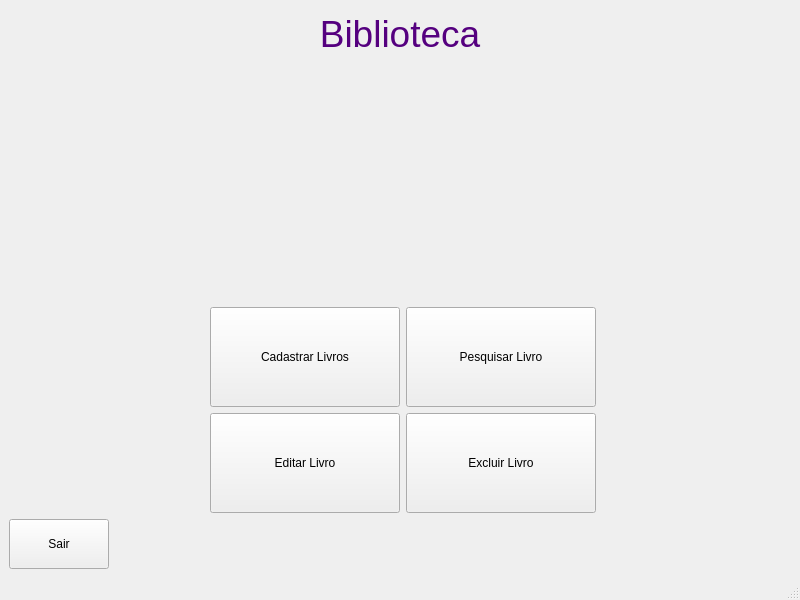
<?xml version="1.0" encoding="UTF-8"?>
<ui version="4.0">
 <class>MainWindow</class>
 <widget class="QMainWindow" name="MainWindow">
  <property name="geometry">
   <rect>
    <x>0</x>
    <y>0</y>
    <width>800</width>
    <height>600</height>
   </rect>
  </property>
  <property name="windowTitle">
   <string>MainWindow</string>
  </property>
  <widget class="QWidget" name="centralwidget">
   <layout class="QVBoxLayout" name="verticalLayout">
    <item>
     <widget class="QTextBrowser" name="textBrowser">
      <property name="styleSheet">
       <string notr="true">background: transparent;
border: none;</string>
      </property>
      <property name="html">
       <string>&lt;!DOCTYPE HTML PUBLIC &quot;-//W3C//DTD HTML 4.0//EN&quot; &quot;http://www.w3.org/TR/REC-html40/strict.dtd&quot;&gt;
&lt;html&gt;&lt;head&gt;&lt;meta name=&quot;qrichtext&quot; content=&quot;1&quot; /&gt;&lt;style type=&quot;text/css&quot;&gt;
p, li { white-space: pre-wrap; }
&lt;/style&gt;&lt;/head&gt;&lt;body style=&quot; font-family:'MS Shell Dlg 2'; font-size:7.8pt; font-weight:400; font-style:normal;&quot;&gt;
&lt;p align=&quot;center&quot; style=&quot; margin-top:0px; margin-bottom:0px; margin-left:0px; margin-right:0px; -qt-block-indent:0; text-indent:0px;&quot;&gt;&lt;span style=&quot; font-size:28pt; color:#55007f;&quot;&gt;Biblioteca&lt;/span&gt;&lt;/p&gt;&lt;/body&gt;&lt;/html&gt;</string>
      </property>
     </widget>
    </item>
    <item>
     <layout class="QFormLayout" name="formLayout">
      <property name="labelAlignment">
       <set>Qt::AlignLeading|Qt::AlignLeft|Qt::AlignVCenter</set>
      </property>
      <property name="formAlignment">
       <set>Qt::AlignHCenter|Qt::AlignTop</set>
      </property>
      <item row="0" column="0">
       <widget class="QPushButton" name="cadastrar">
        <property name="minimumSize">
         <size>
          <width>190</width>
          <height>100</height>
         </size>
        </property>
        <property name="maximumSize">
         <size>
          <width>190</width>
          <height>100</height>
         </size>
        </property>
        <property name="text">
         <string>Cadastrar Livros</string>
        </property>
       </widget>
      </item>
      <item row="0" column="1">
       <widget class="QPushButton" name="pesquisar">
        <property name="minimumSize">
         <size>
          <width>190</width>
          <height>100</height>
         </size>
        </property>
        <property name="maximumSize">
         <size>
          <width>190</width>
          <height>100</height>
         </size>
        </property>
        <property name="text">
         <string>Pesquisar Livro</string>
        </property>
       </widget>
      </item>
      <item row="1" column="0">
       <widget class="QPushButton" name="editar">
        <property name="minimumSize">
         <size>
          <width>190</width>
          <height>100</height>
         </size>
        </property>
        <property name="maximumSize">
         <size>
          <width>190</width>
          <height>100</height>
         </size>
        </property>
        <property name="text">
         <string>Editar Livro</string>
        </property>
       </widget>
      </item>
      <item row="1" column="1">
       <widget class="QPushButton" name="excluir">
        <property name="minimumSize">
         <size>
          <width>190</width>
          <height>100</height>
         </size>
        </property>
        <property name="maximumSize">
         <size>
          <width>190</width>
          <height>100</height>
         </size>
        </property>
        <property name="text">
         <string>Excluir Livro</string>
        </property>
       </widget>
      </item>
     </layout>
    </item>
    <item>
     <layout class="QHBoxLayout" name="horizontalLayout">
      <property name="spacing">
       <number>7</number>
      </property>
      <item>
       <widget class="QPushButton" name="sair">
        <property name="minimumSize">
         <size>
          <width>100</width>
          <height>50</height>
         </size>
        </property>
        <property name="maximumSize">
         <size>
          <width>100</width>
          <height>50</height>
         </size>
        </property>
        <property name="text">
         <string>Sair</string>
        </property>
       </widget>
      </item>
      <item>
       <spacer name="horizontalSpacer">
        <property name="orientation">
         <enum>Qt::Horizontal</enum>
        </property>
        <property name="sizeHint" stdset="0">
         <size>
          <width>40</width>
          <height>20</height>
         </size>
        </property>
       </spacer>
      </item>
      <item>
       <widget class="QLabel" name="label_2">
        <property name="minimumSize">
         <size>
          <width>100</width>
          <height>50</height>
         </size>
        </property>
        <property name="maximumSize">
         <size>
          <width>100</width>
          <height>50</height>
         </size>
        </property>
        <property name="text">
         <string/>
        </property>
       </widget>
      </item>
     </layout>
    </item>
   </layout>
  </widget>
  <widget class="QMenuBar" name="menubar">
   <property name="geometry">
    <rect>
     <x>0</x>
     <y>0</y>
     <width>800</width>
     <height>26</height>
    </rect>
   </property>
  </widget>
  <widget class="QStatusBar" name="statusbar"/>
 </widget>
 <resources/>
 <connections/>
</ui>
